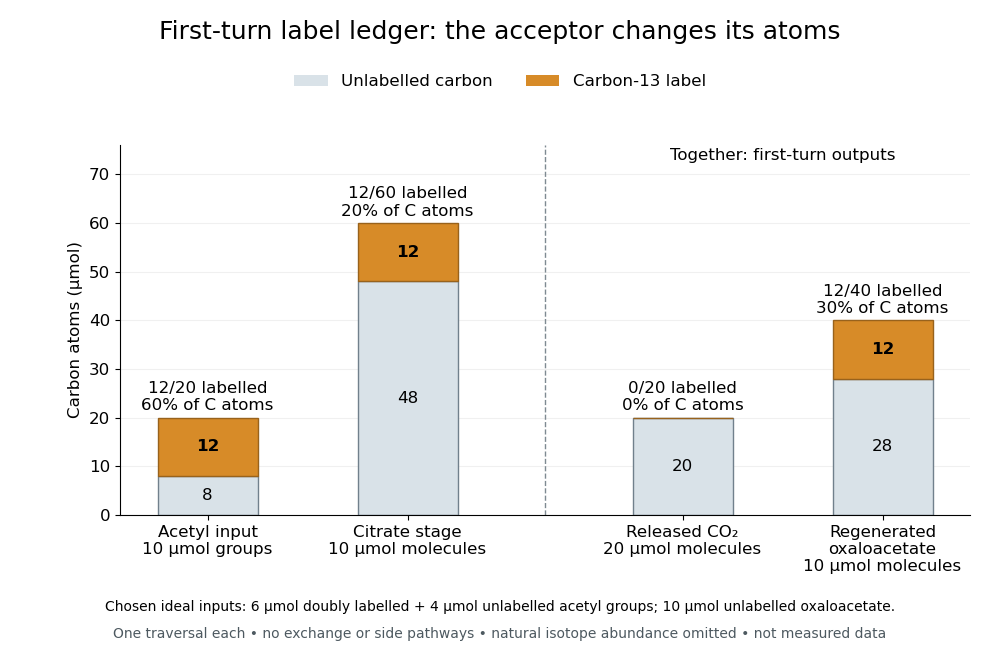

The script that drew this image:
"""Original ideal first-turn carbon-13 ledger; Python 3.14, matplotlib 3.10.7.

Run from _media. No experimental values: choose 10 micromol acetyl groups,
six micromol doubly labelled, plus 10 micromol unlabelled oxaloacetate.
The first-turn atom mapping retains both entering acetyl carbons.
"""

from pathlib import Path

import matplotlib.pyplot as plt
from matplotlib.patches import Patch
import numpy as np


def main():
    total = np.array([20, 60, 20, 40])
    labelled = np.array([12, 12, 0, 12])
    ordinary = total - labelled
    assert total[1] == total[2] + total[3]
    assert labelled[1] == labelled[2] + labelled[3]
    plt.rcParams.update({"font.size": 12, "font.family": "DejaVu Sans"})
    fig, ax = plt.subplots(figsize=(10, 6.6), facecolor="white")
    fig.subplots_adjust(left=0.12, right=0.97, bottom=0.22, top=0.78)
    x = np.array([0, 1.6, 3.8, 5.4])
    ax.bar(x, ordinary, width=0.8, color="#d9e2e8", edgecolor="#71808c")
    ax.bar(x, labelled, bottom=ordinary, width=0.8, color="#d78b28", edgecolor="#98621c")
    for xi, n, lab in zip(x, total, labelled):
        ax.text(xi, n + 1.5, f"{lab}/{n} labelled\n{100*lab/n:.0f}% of C atoms", ha="center", fontsize=12)
        if lab:
            ax.text(xi, n - lab / 2, str(lab), ha="center", va="center", weight="bold")
        ax.text(xi, (n - lab) / 2, str(n - lab), ha="center", va="center")
    ax.set_xticks(x, ["Acetyl input\n10 μmol groups", "Citrate stage\n10 μmol molecules",
                     "Released CO₂\n20 μmol molecules", "Regenerated\noxaloacetate\n10 μmol molecules"])
    ax.set(ylabel="Carbon atoms (μmol)", ylim=(0, 76), xlim=(-0.7, 6.1))
    ax.axvline(2.7, color="#7f8a92", ls="--", lw=1)
    ax.text(4.6, 73, "Together: first-turn outputs", ha="center", fontsize=12)
    ax.spines[["top", "right"]].set_visible(False)
    ax.set_axisbelow(True)
    ax.grid(axis="y", alpha=0.18)
    fig.suptitle("First-turn label ledger: the acceptor changes its atoms", fontsize=18, y=0.97)
    fig.legend(handles=[Patch(facecolor="#d9e2e8", label="Unlabelled carbon"),
                        Patch(facecolor="#d78b28", label="Carbon-13 label")],
               loc="upper center", bbox_to_anchor=(0.5, 0.91), ncol=2, frameon=False)
    fig.text(0.5, 0.075, "Chosen ideal inputs: 6 μmol doubly labelled + 4 μmol unlabelled acetyl groups; 10 μmol unlabelled oxaloacetate.",
             ha="center", fontsize=10)
    fig.text(0.5, 0.033, "One traversal each • no exchange or side pathways • natural isotope abundance omitted • not measured data",
             ha="center", fontsize=10, color="#4d5960")
    fig.savefig(Path.cwd() / (Path(__file__).stem + ".png"), dpi=100, facecolor="white")
    plt.close(fig)


if __name__ == "__main__":
    main()
